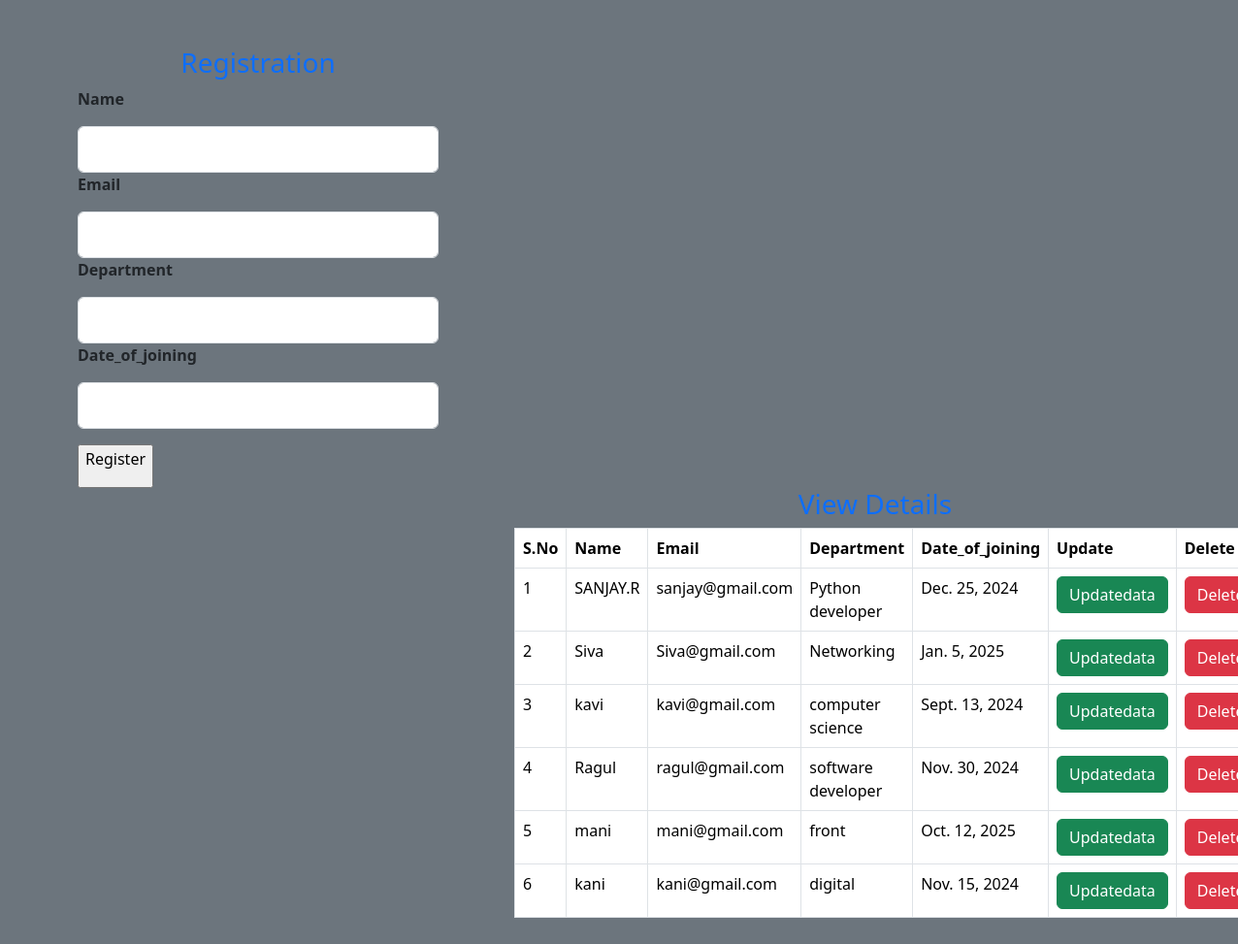
The page / on the database its author committed.
### employee_app/models.py (models this page shows)
class Field(models.Model):
    Name = models.CharField(max_length=20, default='')
    Email = models.CharField(max_length=40,default='')
    Department = models.CharField(max_length=50, default='')
    Date_of_joining = models.DateField(default='')

### employee_app/views.py (the view)
# urls.py: 2. Add a URL to urlpatterns:  path('', views.home, name='home')
def home(request):
   mydata = Field.objects.all()
   if(mydata!=''):
       return render(request,'home.html',{'Field':mydata})
   else:
       return render(request,'home.html')

### templates/home.html (shortened to what this page needs)
<!DOCTYPE html>
<html lang="en">
<head>
    <link href="https://cdn.jsdelivr.net/npm/bootstrap@5.3.3/dist/css/bootstrap.min.css" rel="stylesheet"
>
</head>
<body class="bg-secondary info">
    <div class="container">
        <div class="col-md-offset-5 col-md-4 ">
            <form action="addData" method="POST" autocomplete="off">
                <h3 class="page-header text-primary text-center pt-5">Registration</h3>
                <div class="form-group">
                    <label class="pb-3 "><b>Name</b></label>
                    <input type="text" class="form-control pt-3" name="name">
                </div>
                <div class="form-group">
                    <label class="pb-3"><b>Email</b></label>
                    <input type="text" class="form-control pt-3" name="email">
                </div>
                <div class="form-group">
                    <label class="pb-3"><b>Department</b></label>
                    <input type="text" class="form-control pt-3" name="department">
                </div>
                <div class="form-group">
                    <label class="pb-3"><b>Date_of_joining</b></label>
                    <input type="text" class="form-control  pt-3" name="date_of_joining">
                </div>
                <div class="form-group pt-3">
                    <input class="pb-3" type="submit" value="Register" class="btn btn-white">
                </div>
            </form>
    </div>
        <div class="col-md-8 " style="margin-left: 450px; margin-bottom: 700px;">
            {% if Field %}
            <h3 class="page-header text-primary text-center"> View Details</h3>
            <table class="table table-bordered">
                <thead>
                    <tr>
                        <th>S.No</th>
                        <th>Name</th>
                        <th>Email</th>
                        <th>Department</th>
                        <th>Date_of_joining</th>
                        <th>Update</th>
                        <th>Delete</th>
                    </tr>
                </thead>
                {% for fields in Field %}
                <tbody>
                    <tr>
                        <td>{{forloop.counter}}</td>
                        <td>{{fields.Name}}</td>
                        <td>{{fields.Email}}</td>
                        <td>{{fields.Department}}</td>
                        <td>{{fields.Date_of_joining}}</td>
                        <td><a class="btn btn-success" href="updatedata/{{fields.id}}">Updatedata</a></td>
                        <td><a class="btn btn-danger" href="deletedata/{{fields.id}}">Delete</a></td>
                    </tr>
                </tbody>
                {% endfor %}
            </table>
            {% endif %}
        </div>
    </div>
</body>
</html>

### rows shown on the page
Field: Name "SANJAY.R", Email "sanjay@gmail.com", Department "Python developer", Date_of_joining "Dec. 25, 2024"
Field: Name "Siva", Email "Siva@gmail.com", Department "Networking", Date_of_joining "Jan. 5, 2025"
Field: Name "kavi", Email "kavi@gmail.com", Department "computer science", Date_of_joining "Sept. 13, 2024"
Field: Name "Ragul", Email "ragul@gmail.com", Department "software developer", Date_of_joining "Nov. 30, 2024"
Field: Name "mani", Email "mani@gmail.com", Department "front", Date_of_joining "Oct. 12, 2025"
Field: Name "kani", Email "kani@gmail.com", Department "digital", Date_of_joining "Nov. 15, 2024"
